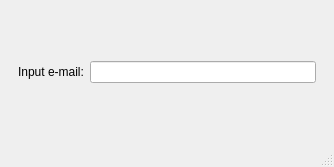
<?xml version="1.0" encoding="UTF-8"?>
<ui version="4.0">
 <class>MainWindow</class>
 <widget class="QMainWindow" name="MainWindow">
  <property name="geometry">
   <rect>
    <x>0</x>
    <y>0</y>
    <width>334</width>
    <height>167</height>
   </rect>
  </property>
  <property name="windowTitle">
   <string>MainWindow</string>
  </property>
  <widget class="QWidget" name="centralwidget">
   <layout class="QGridLayout" name="gridLayout">
    <item row="0" column="0">
     <widget class="QWidget" name="widget" native="true">
      <layout class="QGridLayout" name="gridLayout_2">
       <item row="0" column="0">
        <widget class="QLabel" name="label">
         <property name="text">
          <string>Input e-mail:</string>
         </property>
        </widget>
       </item>
       <item row="0" column="1">
        <widget class="QLineEdit" name="lineEdit"/>
       </item>
      </layout>
     </widget>
    </item>
   </layout>
  </widget>
  <widget class="QMenuBar" name="menubar">
   <property name="geometry">
    <rect>
     <x>0</x>
     <y>0</y>
     <width>334</width>
     <height>22</height>
    </rect>
   </property>
  </widget>
  <widget class="QStatusBar" name="statusbar"/>
 </widget>
 <resources/>
 <connections/>
</ui>
